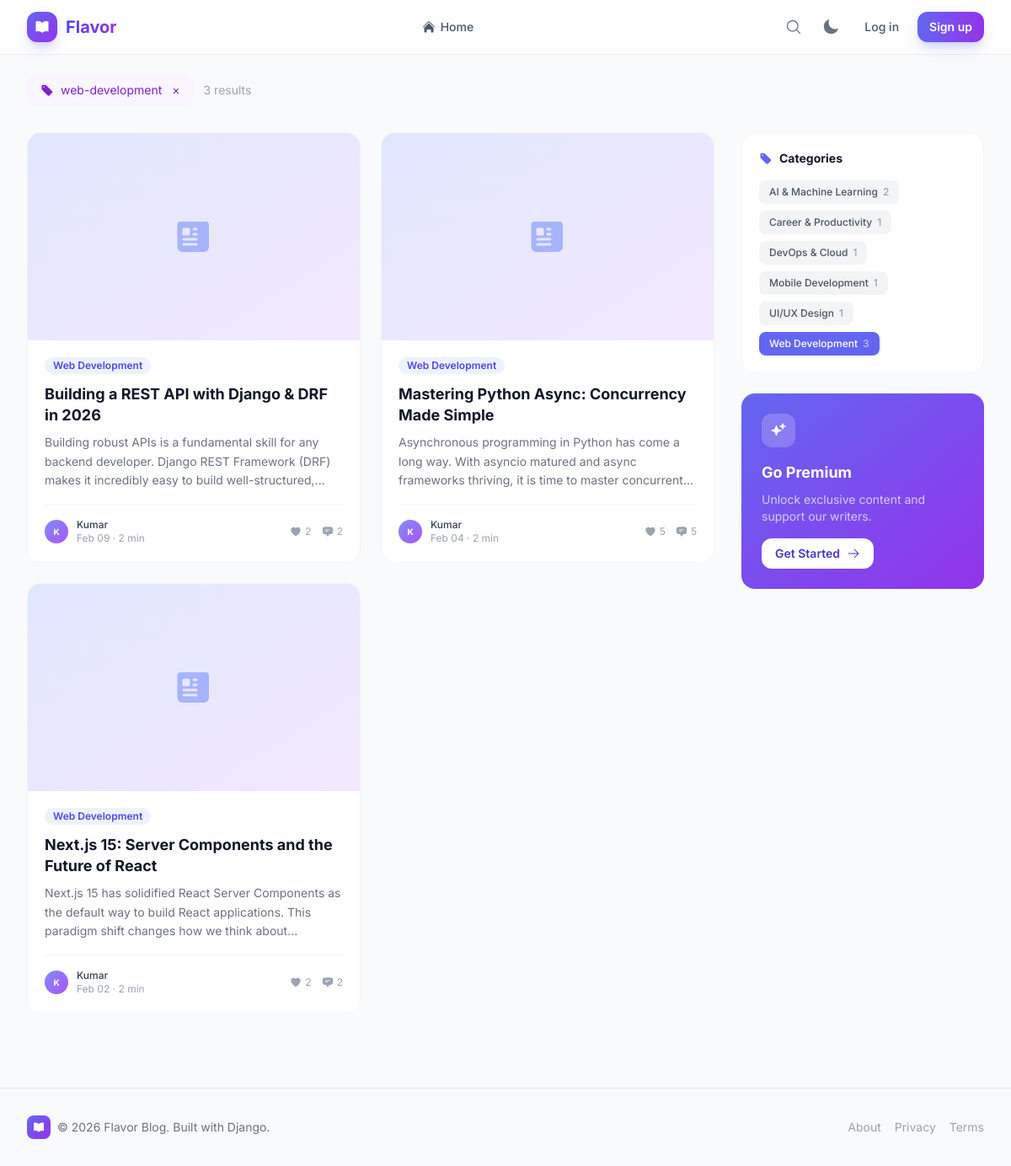
The app's page /?category=web-development with its own data.
### blog/models.py (models this page shows, shortened)
class Category(models.Model):
    name = models.CharField(max_length=100, unique=True)
    slug = models.SlugField(max_length=100, unique=True)
    description = models.TextField(blank=True)
    icon = models.CharField(max_length=50, blank=True, help_text="CSS icon class or emoji")
    class Meta:
        verbose_name_plural = "categories"

class Post(models.Model):
    STATUS_CHOICES = (('draft', 'Draft'), ('published', 'Published'))
    ACCESS_LEVEL_CHOICES = (('free', 'Free'), ('premium', 'Premium'))
    title = models.CharField(max_length=255)
    slug = models.SlugField(max_length=255, unique_for_date='publish_date')
    excerpt = models.TextField(blank=True, help_text="Short summary shown on cards. Auto-generated if blank.")
    author = models.ForeignKey(settings.AUTH_USER_MODEL, on_delete=models.CASCADE, related_name='blog_posts')
    body = models.TextField()
    featured_image = models.ImageField(upload_to='post_images/', null=True, blank=True)
    category = models.ForeignKey(Category, on_delete=models.SET_NULL, null=True, related_name='posts')
    tags = TaggableManager(blank=True)
    publish_date = models.DateTimeField(default=timezone.now)
    created_date = models.DateTimeField(auto_now_add=True)
    updated_date = models.DateTimeField(auto_now=True)
    status = models.CharField(max_length=10, choices=STATUS_CHOICES, default='published')
    access_level = models.CharField(max_length=10, choices=ACCESS_LEVEL_CHOICES, default='free')
    view_count = models.PositiveIntegerField(default=0)
    class Meta:
        ordering = ('-publish_date',)
    def get_absolute_url(self):
        return reverse('post_detail', args=[self.slug])
    @property
    def reading_time(self):
        word_count = len(self.body.split())
        return max(1, math.ceil(word_count / 200))
    def get_excerpt(self):
        if self.excerpt:
            return self.excerpt
        import re
        clean = re.sub(r'<[^>]+>', '', self.body)
        return clean[:160].rsplit(' ', 1)[0] + '...' if len(clean) > 160 else clean

class User(AbstractUser):
    ROLE_CHOICES = (
        ('reader', 'Reader'),
        ('author', 'Author'),
    )
    email = models.EmailField(unique=True)
    role = models.CharField(max_length=10, choices=ROLE_CHOICES, default='reader')
    USERNAME_FIELD = 'email'
    REQUIRED_FIELDS = ['username']

### blog/views.py (the view)
# urls.py: path('', views.PostListView.as_view(), name='post_list'),
class PostListView(ListView):
    model = Post
    template_name = 'blog/post_list.html'
    context_object_name = 'posts'
    paginate_by = 9
    def get_queryset(self):
        qs = Post.objects.filter(status='published').select_related('author', 'category').annotate(
            like_count=Count('likes'),
            comment_count=Count('comments'),
        )
        query = self.request.GET.get('q')
        if query:
            qs = qs.filter(Q(title__icontains=query) | Q(body__icontains=query) | Q(tags__name__icontains=query)).distinct()
        cat = self.request.GET.get('category')
        if cat:
            qs = qs.filter(category__slug=cat)
        tag = self.request.GET.get('tag')
        if tag:
            qs = qs.filter(tags__name__in=[tag])
        return qs
    def get_context_data(self, **kwargs):
        ctx = super().get_context_data(**kwargs)
        ctx['categories'] = Category.objects.annotate(post_count=Count('posts')).filter(post_count__gt=0)
        ctx['search_query'] = self.request.GET.get('q', '')
        ctx['active_category'] = self.request.GET.get('category', '')
        ctx['active_tag'] = self.request.GET.get('tag', '')
        ctx['featured_post'] = Post.objects.filter(status='published').order_by('-view_count').first()
        if self.request.user.is_authenticated:
            ctx['bookmarked_ids'] = list(Bookmark.objects.filter(user=self.request.user).values_list('post_id', flat=True))
        else:
            ctx['bookmarked_ids'] = []
        return ctx

### blog/templates/blog/post_list.html (shortened to what this page needs)
{% extends 'base.html' %}
{% block content %}
<div class="space-y-8">
  {% if search_query or active_category or active_tag %}
  <div class="flex flex-wrap items-center gap-3">
    {% if active_category %}
    <div class="flex items-center gap-2 px-4 py-2 bg-purple-50 dark:bg-purple-900/30 text-purple-700 dark:text-purple-300 rounded-xl text-sm">
      {{ active_category }}
      <a href="{% url 'post_list' %}" class="ml-1 hover:text-purple-900">&times;</a>
    </div>
    {% endif %}
    <span class="text-sm text-gray-400">{{ posts|length }} result{{ posts|length|pluralize }}</span>
  </div>
  {% endif %}
  <div class="flex flex-col lg:flex-row gap-8">
    <div class="flex-1">
      {% if posts %}
      <div class="grid grid-cols-1 md:grid-cols-2 lg:grid-cols-2 xl:grid-cols-3 gap-6">
        {% for post in posts %}
        <article class="fade-up card-hover group bg-white dark:bg-gray-900 rounded-2xl border border-gray-100 dark:border-gray-800 overflow-hidden flex flex-col">
          {% if post.featured_image %}
          <a href="{{ post.get_absolute_url }}" class="block aspect-[16/10] overflow-hidden">
            <img src="{{ post.featured_image.url }}" alt="{{ post.title }}" class="w-full h-full object-cover group-hover:scale-105 transition-transform duration-500">
          </a>
          {% else %}
          <a href="{{ post.get_absolute_url }}" class="block aspect-[16/10] bg-gradient-to-br from-brand-100 to-purple-100 dark:from-brand-900/30 dark:to-purple-900/30 flex items-center justify-center">
          </a>
          {% endif %}
          <div class="p-5 flex flex-col flex-1">
            <div class="flex items-center gap-2 mb-3">
              {% if post.category %}
              <a href="?category={{ post.category.slug }}" class="px-2.5 py-0.5 text-xs font-semibold rounded-full bg-brand-50 dark:bg-brand-900/30 text-brand-600 dark:text-brand-400 hover:bg-brand-100 transition-colors">{{ post.category.name }}</a>
              {% endif %}
            </div>
            <h2 class="text-lg font-bold text-gray-900 dark:text-white leading-snug mb-2 group-hover:text-brand-600 dark:group-hover:text-brand-400 transition-colors">
              <a href="{{ post.get_absolute_url }}">{{ post.title }}</a>
            </h2>
            <p class="text-sm text-gray-500 dark:text-gray-400 leading-relaxed mb-4 line-clamp-3">{{ post.get_excerpt }}</p>
            <div class="mt-auto flex items-center justify-between pt-4 border-t border-gray-100 dark:border-gray-800">
              <div class="flex items-center gap-2.5">
                <div class="w-7 h-7 rounded-full bg-gradient-to-br from-brand-400 to-purple-500 flex items-center justify-center text-white text-[10px] font-bold">
                  {{ post.author.username|make_list|first|upper }}
                </div>
                <div class="text-xs">
                  <p class="font-medium text-gray-700 dark:text-gray-300">{{ post.author.username }}</p>
                  <p class="text-gray-400">{{ post.publish_date|date:"M d" }} &middot; {{ post.reading_time }} min</p>
                </div>
              </div>
              <div class="flex items-center gap-3 text-xs text-gray-400">
                <span class="flex items-center gap-1">
                  {{ post.like_count|default:"0" }}
                </span>
                <span class="flex items-center gap-1">
                  {{ post.comment_count|default:"0" }}
                </span>
              </div>
            </div>
          </div>
        </article>
        {% endfor %}
      </div>
      {% endif %}
    </div>
    <aside class="w-full lg:w-72 xl:w-80 flex-shrink-0 space-y-6">
      {% if categories %}
      <div class="bg-white dark:bg-gray-900 rounded-2xl border border-gray-100 dark:border-gray-800 p-5">
        <h3 class="flex items-center gap-2 text-sm font-bold text-gray-900 dark:text-white mb-4">
          Categories
        </h3>
        <div class="flex flex-wrap gap-2">
          {% for cat in categories %}
          <a href="?category={{ cat.slug }}" class="inline-flex items-center gap-1.5 px-3 py-1.5 text-xs font-medium rounded-lg transition-all
            {% if active_category == cat.slug %}bg-brand-500 text-white{% else %}bg-gray-100 dark:bg-gray-800 text-gray-600 dark:text-gray-300 hover:bg-brand-50 dark:hover:bg-brand-900/20 hover:text-brand-600{% endif %}">
            {{ cat.name }}
            <span class="{% if active_category == cat.slug %}text-white/60{% else %}text-gray-400{% endif %}">{{ cat.post_count }}</span>
          </a>
          {% endfor %}
        </div>
      </div>
      {% endif %}
      {% if not user.is_authenticated or not user.profile.is_subscribed %}
      <div class="bg-gradient-to-br from-brand-500 to-purple-600 rounded-2xl p-6 text-white">
        <div class="w-10 h-10 rounded-xl bg-white/20 flex items-center justify-center mb-4">
        </div>
        <h3 class="text-lg font-bold mb-2">Go Premium</h3>
        <p class="text-sm text-white/70 mb-4">Unlock exclusive content and support our writers.</p>
        {% if user.is_authenticated %}
        <a href="{% url 'subscribe' %}" class="inline-flex items-center gap-2 px-4 py-2 bg-white text-brand-700 font-semibold rounded-xl hover:bg-white/90 transition-all text-sm">
          Upgrade Now
          <svg class="w-4 h-4" fill="currentColor" viewBox="0 0 24 24"><path fill-rule="evenodd" d="M12.97 3.97a.75.75 0 011.06 0l7.5 7.5a.75.75 0 010 1.06l-7.5 7.5a.75.75 0 11-1.06-1.06l6.22-6.22H3a.75.75 0 010-1.5h16.19l-6.22-6.22a.75.75 0 010-1.06z" clip-rule="evenodd"/></svg>
        </a>
        {% else %}
        <a href="{% url 'register' %}" class="inline-flex items-center gap-2 px-4 py-2 bg-white text-brand-700 font-semibold rounded-xl hover:bg-white/90 transition-all text-sm">
          Get Started
          <svg class="w-4 h-4" fill="currentColor" viewBox="0 0 24 24"><path fill-rule="evenodd" d="M12.97 3.97a.75.75 0 011.06 0l7.5 7.5a.75.75 0 010 1.06l-7.5 7.5a.75.75 0 11-1.06-1.06l6.22-6.22H3a.75.75 0 010-1.5h16.19l-6.22-6.22a.75.75 0 010-1.06z" clip-rule="evenodd"/></svg>
        </a>
        {% endif %}
      </div>
      {% endif %}
    </aside>
  </div>
</div>
{% endblock %}

### templates/base.html (style rules this page uses)
body { font-family: 'Inter', system-ui, sans-serif; }
.fade-up { opacity: 0; transform: translateY(16px); animation: fadeUp 0.5s ease forwards; }
.fade-up:nth-child(2) { animation-delay:0.05s; }
.fade-up:nth-child(3) { animation-delay:0.1s; }
.card-hover { transition: transform 0.25s ease, box-shadow 0.25s ease; }

### records on screen
Category: slug "web-development", name "Web Development", post_count "3"
Post: category.name "Web Development", title "Building a REST API with Django & DRF in 2026", get_excerpt "Building robust APIs is a fundamental skill for any backend developer. Django REST Framework (DRF) makes it incredibly easy to build well-structured,...", author.username|make_list "K", author.username "Kumar", publish_date "Feb 09", reading_time "2", like_count "2", comment_count "2"
Post: category.name "Web Development", title "Mastering Python Async: Concurrency Made Simple", get_excerpt "Asynchronous programming in Python has come a long way. With asyncio matured and async frameworks thriving, it is time to master…", author.username|make_list "K", author.username "Kumar", publish_date "Feb 04", reading_time "2", like_count "5", comment_count "5"
Post: category.name "Web Development", title "Next.js 15: Server Components and the Future of React", get_excerpt "Next.js 15 has solidified React Server Components as the default way to build React applications. This paradigm shift changes how we think…", author.username|make_list "K", author.username "Kumar", publish_date "Feb 02", reading_time "2", like_count "2", comment_count "2"
Category: name "AI & Machine Learning", post_count "2"
Category: name "Career & Productivity", post_count "1"
Category: name "DevOps & Cloud", post_count "1"
Category: name "Mobile Development", post_count "1"
Category: name "UI/UX Design", post_count "1"

### other values on screen
{{ posts|length }} "3"
